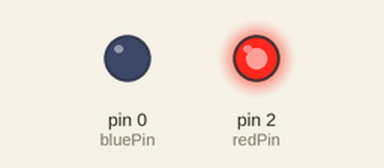
A sketch run on a simulated Arduino Uno, built with avr-gcc and run on an emulated ATmega328P. On the bench: output pins drawn as LEDs (lit = HIGH).

Above: at 0.02 s.
At 1.22 s:
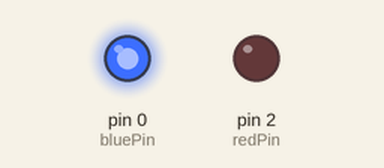
At 2.42 s:
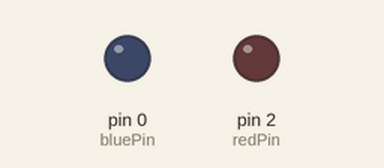
Timing chart, 0 to 3.0 s (numbered marks = the images above):
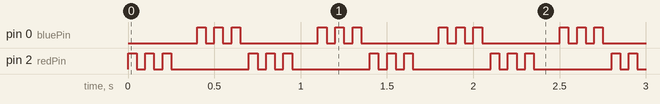

Measured:
- by itself, pin 0 (bluePin), pin 2 (redPin): repeats every 0.70 s: 2 × (LOW 0.05 s, HIGH 0.05 s), LOW 0.45 s, HIGH 0.05 s

The sketch:

PoliceLights.ino
```cpp
int redPin = 2;
int bluePin = 0;


void setup() {
pinMode(redPin, OUTPUT);
pinMode(bluePin, OUTPUT);

}

void loop() {

digitalWrite(redPin, HIGH); // turn the red light on
delay(50); // wait 50 ms

digitalWrite(redPin, LOW); // turn the red light off
delay(50); // wait 50 ms

digitalWrite(redPin, HIGH); // turn the red light on
delay(50); // wait 50 ms

digitalWrite(redPin, LOW); // turn the red light off
delay(50); // wait 50 ms

digitalWrite(redPin, HIGH); // turn the red light on
delay(50); // wait 50 ms

digitalWrite(redPin, LOW); // turn the red light off
delay(50); // wait 50 ms

delay(100); // delay midpoint by 100ms

digitalWrite(bluePin, HIGH); // turn the blue light on
delay(50); // wait 50 ms

digitalWrite(bluePin, LOW); // turn the blue light off
delay(50); // wait 50 ms

digitalWrite(bluePin, HIGH); // turn the blue light on
delay(50); // wait 50 ms

digitalWrite(bluePin, LOW); // turn the blue light off
delay(50); // wait 50 ms

digitalWrite(bluePin, HIGH); // turn the blue light on
delay(50); // wait 50 ms

digitalWrite(bluePin, LOW); // turn the blue light off
delay(50); // wait 50 ms


}
```
